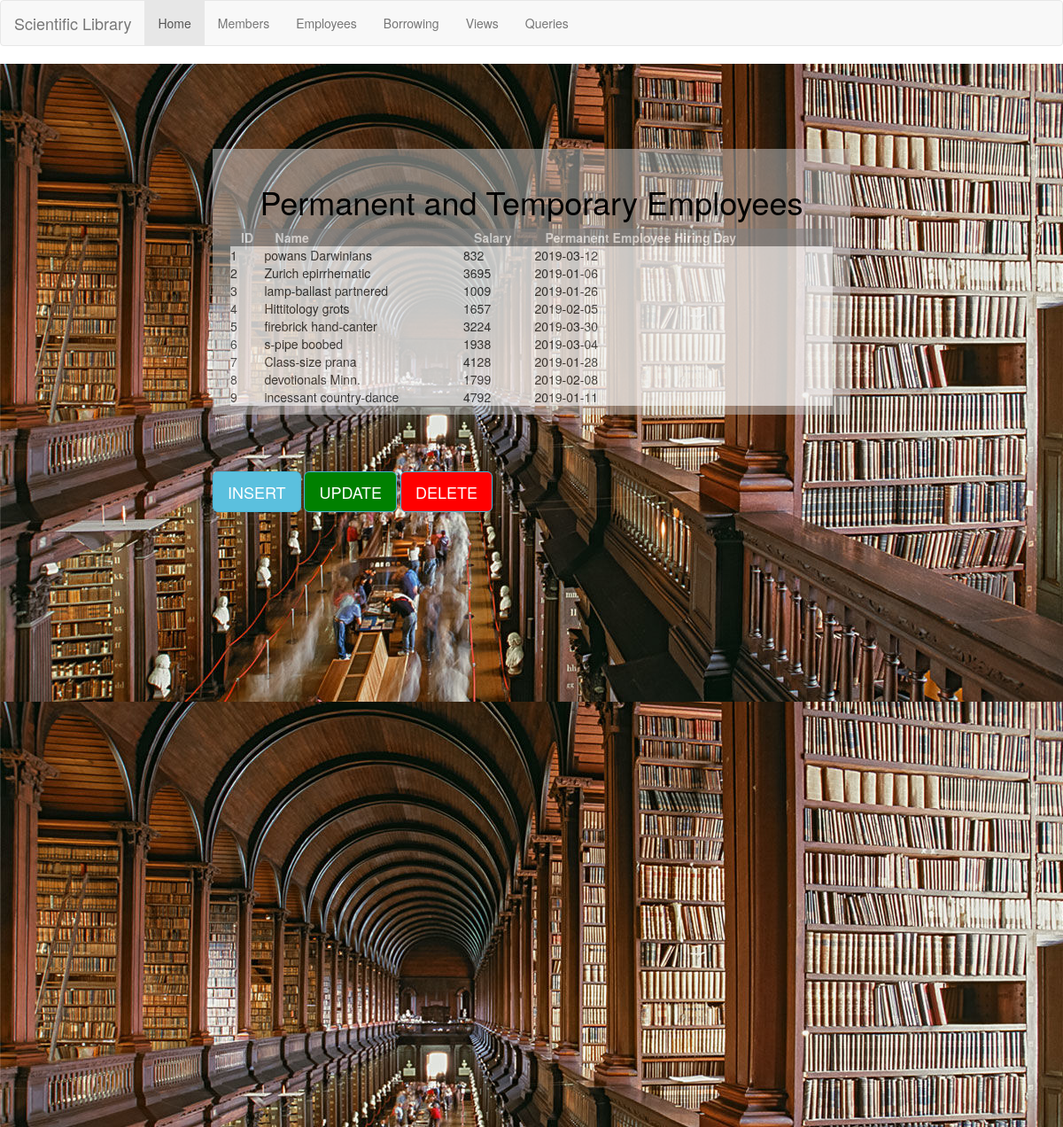
The page /DatabaseProject/employees/index.php on the database its author committed.
### tables this page shows
create table  Permanent_Employee (
	EmpID			int unsigned not null,
	HiringDate		date not null,
	primary key (EmpID),
	foreign key (EmpID) references Employee(EmpID)
	on update cascade
	on delete cascade
);

create table  Employee (
	EmpID			int unsigned auto_increment,
	EFirst  		varchar(64) not null,
    ELast  			varchar(64) not null,
	Salary 			int unsigned not null,
	primary key (EmpID)
);

### DatabaseProject/employees/index.php (the view, shortened to what this page needs)
<?php
  $servername = "localhost";
  $username = "root";
  $password = "vasilis1";
  $db = "db";
  $conn = new mysqli($servername, $username, $password, $db);
?>
<!DOCTYPE html>
<html>
  <head>
  <link rel = "stylesheet" href = "http://localhost/DatabaseProject/style.css"/>
  <link rel="stylesheet" href="https://maxcdn.bootstrapcdn.com/bootstrap/3.4.0/css/bootstrap.min.css">
  </head>
  <body>
    <nav class="navbar navbar-default">
        <div class="container-fluid">
          <div class="navbar-header">
            <a class="navbar-brand" href="#">Scientific Library</a>
          </div>
          <ul class="nav navbar-nav">
            <li class="active"><a href="/DatabaseProject/index.php">Home</a></li>
            <li><a href="/DatabaseProject/member/index.php">Members</a></li>
            <li><a href="/DatabaseProject/employees/index.php">Employees</a></li>
            <li><a href="/DatabaseProject/borrows/index.php">Borrowing</a></li>
            <li><a href="/DatabaseProject/views/index.php">Views</a></li>
            <li><a href="/DatabaseProject/queries/index.php">Queries</a></li>
          </ul>
        </div>
    </nav>
    <div class="content">
      <div class = "insert-form">
        <center><h1>Permanent and Temporary Employees</h1></center>
        <?php
        $sql = "SELECT * FROM Employee join Permanent_Employee using(EmpID); ";
        $result = $conn->query($sql);
        if ($result->num_rows > 0) {
            echo "<table><tr><th>ID</th><th>Name</th><th>Salary</th><th>Permanent Employee Hiring Day</th></tr>";
            while($row = $result->fetch_assoc()) {
                echo "<tr><td>".$row["EmpID"]."</td><td>".$row["EFirst"]." ".$row["ELast"]."</td><td>".$row["Salary"]."</td><td>".$row["HiringDate"]."</td></tr>";
            }
            echo "</table><p></p><br></br>";
        }
        ?>
      </div>
      <div class = "buttons">
        <button type="button" class="insert-button btn btn-info btn-lg" data-toggle="modal" data-target="#insertModal">INSERT</button>
        <button type="button" class="update-button btn btn-info btn-lg" data-toggle="modal" data-target="#updateModal">UPDATE</button>
        <button type="button" class="delete-button btn btn-info btn-lg" data-toggle="modal" data-target="#deleteModal">DELETE</button>
      </div>
        </div>
  </body>
</html>

### DatabaseProject/style.css (style rules this page uses)
body { font-family: 'Roboto Condensed', sans-serif; margin: 0px; height: 100%; width: 100%; }
.content { background-image: url("library-pic.jpg"); height: 100vw; width: 100vw; }
.insert-form { margin-left: 20vw; margin-right: 20vw; margin-top: 8vw; margin-bottom: 5vw; display: inline-block; padding:20px; height: 25vw; width:60vw; position:relative; background: rgba(204, 204, 204, 0.5); overflow-y: scroll; }
.buttons { margin-left: 20%; margin-right: 20%; margin-top: 0px; display: block; padding:0px; width:710px; position:relative; }
.update-button { display: inline-block; background-color: green !important; }
.delete-button { display: inline-block; background-color: red !important; }
.insert-button { display: inline-block; }
h1 { margin-top: 0vw; margin-bottom: 10vw; color: black !important; }
table { width: 100%; color: black; background-color: black; }
th { margin-top: 10vw; background-color: grey; opacity: 1.0 !important; color: white; padding-left: 1vw !important; }
tr { background-color: white; opacity: 0.6; color: black; }

### rows shown on the page
permanent_employee: EmpID.EmpID "1", EmpID.EFirst "powans", EmpID.ELast "Darwinians", EmpID.Salary "832", HiringDate "2019-03-12"
permanent_employee: EmpID.EmpID "2", EmpID.EFirst "Zurich", EmpID.ELast "epirrhematic", EmpID.Salary "3695", HiringDate "2019-01-06"
permanent_employee: EmpID.EmpID "3", EmpID.EFirst "lamp-ballast", EmpID.ELast "partnered", EmpID.Salary "1009", HiringDate "2019-01-26"
permanent_employee: EmpID.EmpID "4", EmpID.EFirst "Hittitology", EmpID.ELast "grots", EmpID.Salary "1657", HiringDate "2019-02-05"
permanent_employee: EmpID.EmpID "5", EmpID.EFirst "firebrick", EmpID.ELast "hand-canter", EmpID.Salary "3224", HiringDate "2019-03-30"
permanent_employee: EmpID.EmpID "6", EmpID.EFirst "s-pipe", EmpID.ELast "boobed", EmpID.Salary "1938", HiringDate "2019-03-04"
permanent_employee: EmpID.EmpID "7", EmpID.EFirst "Class-size", EmpID.ELast "prana", EmpID.Salary "4128", HiringDate "2019-01-28"
permanent_employee: EmpID.EmpID "8", EmpID.EFirst "devotionals", EmpID.ELast "Minn.", EmpID.Salary "1799", HiringDate "2019-02-08"
permanent_employee: EmpID.EmpID "9", EmpID.EFirst "incessant", EmpID.ELast "country-dance", EmpID.Salary "4792", HiringDate "2019-01-11"
